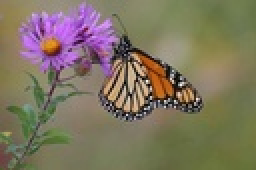
%> input picture source/data/img1.jpg, 128 x 85 px, shrunk from 725 x 483 before the run (shown 2 times larger)
$ octave --eval "result = gblur_fts(imread('../data/img1.jpg'));"   (GNU Octave 9; MATLAB toolbox functions it lacks are replaced by stand-ins)
%> lines starting %> are read from the running program, lines starting %| are printed output that depends on the picture
### source/codes/getPatchesDict.m
function P = getPatchesDict(I,w,entropy_thresh)
% This function extracts small patches from an image using a sliding window
% Input:    I = image
%           w = patch size

% Output:   P = image patches (as vectors)
% mean not removed.

%     tic

% Size of the image
    [m, n] = size(I);
    stride = 4;

    % patch locations
    x = w/2 : stride : m -(w/2);
    y = w/2 : stride : n -(w/2);
    [dY, dX] = meshgrid(y, x);
    [r, c] = size(dX);

    % extract the patches
    P = [];
    % Converting to double
    I = im2double(I);

    for i=1 : r
        for j=1 : c
            px = dX(i, j);
            py = dY(i, j);
            p = I(px - (w/2) + 1 : px + (w/2), py - (w/2) + 1 : py + (w/2));

            % Excluding the patches with entropy less than threshold
            if(entropy_patch(p) > entropy_thresh)
                P = [P reshape(p, w^2 , 1)];
            end
        end
    end

%     toc
end

### source/codes/scaled_fts.m
function fts = scaled_fts(I)
    no_target_patches = 4000;
    entropy_thresh = 3.0;
    %sizes = [11, 23];
    sizes = [33];
    fts = [];

    for i = 1 : length(sizes)
        w = sizes(i);

        P = getPatchesDict(I, w, entropy_thresh);
        noPatches = size(P,2);
        if(noPatches < no_target_patches)
            patchIndcs = randsample(noPatches,noPatches);
        else
            patchIndcs = randsample(noPatches,no_target_patches);
        end
        Xt = P(:,patchIndcs);


        [Pt, alpha, ~] = pca(Xt');
        f = sprintf('../Source_PCA_w%d.mat', w);
        data = load(f);
        Ps = data.s_coeff;

    % Params
        d = floor(w^2/2);
        D = w^2;
    % Upper Interaction Matrix
        Psu = Ps(:, 1 : d);
        Ptu = Pt(:, 1 : d);
        Gu = GFK(Psu, Ptu);
        [Uu, Gammau, ~] = svd(Gu);
        Mu = Uu*(Gammau.^0.5);
        ftu = norm(Mu(:), 1);
    % Lower Interaction Matrix
        %str = sprintf('d = %d, D = %d', d, D);
        %disp(str);
        %size(Pt)
        Psl = Ps(:, d+1 : D-1);
        Ptl = Pt(:, d+1 : D-1);
        Gl = GFK(Psl, Ptl);
        [Ul, Gammal, ~] = svd(Gl);
        Ml = Ul*(Gammal.^0.5);
        ftl = norm(Ml(:), 1);
    % Subspace Alignment
        M = Pt' * Ps;
        score = norm(M(:), 1);
        score_sa = 100*score/(length(M)^2);
    % Global Score
        theta = sangle(Ps, Pt);
        score_g = norm(theta);
    % Local Score
        theta = sangle(Ps,Pt)*10^9;
        thetaE = alpha .* repmat(theta', [size(alpha,1),1]);
        score_l = mean(sqrt(diag(thetaE*thetaE')));

        fts = [fts, ftu, ftl, score_sa, score_g, score_l];
    end
end

### source/codes/gblur_fts.m
function [fts, labels] = gblur_fts(I)
% GBLUR distortion
    fts = [];
    labels = [];
    Sigmas = [2, 3, 4, 5];

    for i = 1 : length(Sigmas)
        sigma = Sigmas(i);
        Ig = imgaussfilt(I,sigma);
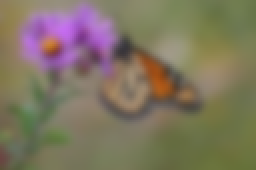
%> Ig: size 85x128x3 uint8 (shown 2 times larger); mean R, G, B 127.2, 117.2, 96.2; mean of the top-left, top-right, bottom-left and bottom-right quarters 130.9, 114.2, 109, 100.4
        imwrite(Ig, 'temp.jpeg');
        Igblur = imread('temp.jpeg');
        ft = scaled_fts(Igblur);
%> the loop in scaled_fts, `for i = 1 : length(sizes)` made 1 pass
%> pass 1, in scaled_fts, `P = getPatchesDict(I, w, entropy_thresh);`:
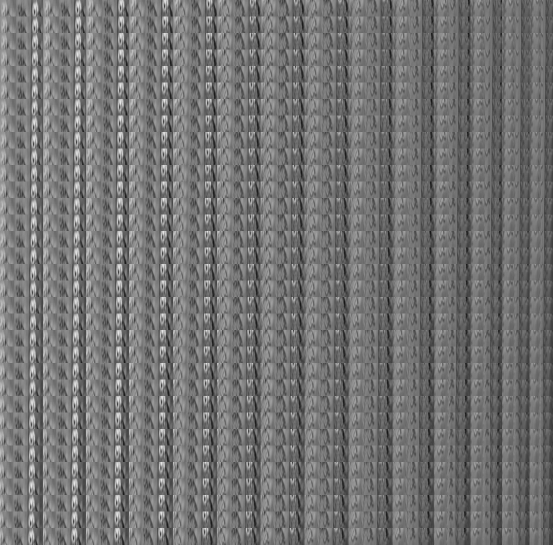
%> P: size 1089x1106 double (shown at 1/2 size); min 0.0549, max 0.929, mean 0.451
%> pass 1, in scaled_fts, `Xt = P(:,patchIndcs);`:
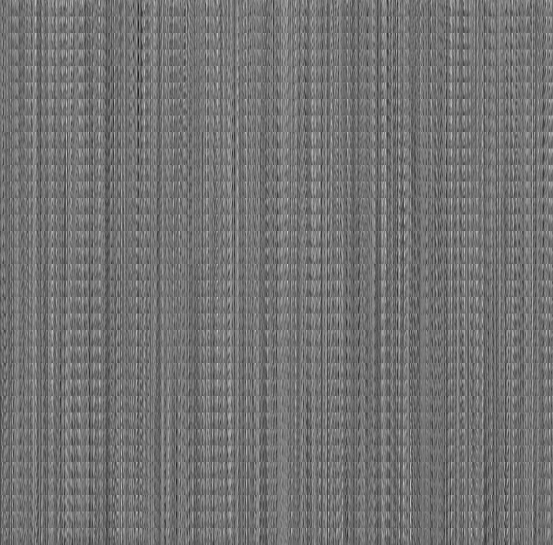
%> Xt: size 1089x1106 double (shown at 1/2 size); min 0.0549, max 0.929, mean 0.451; mean of the top-left, top-right, bottom-left and bottom-right quarters 0.457, 0.456, 0.448, 0.444
%> the run ends on the next line
        [label, ~] = FeatureSIM(I, Igblur);

        fts = [fts; ft];
        labels = [labels; label];
    end
end
